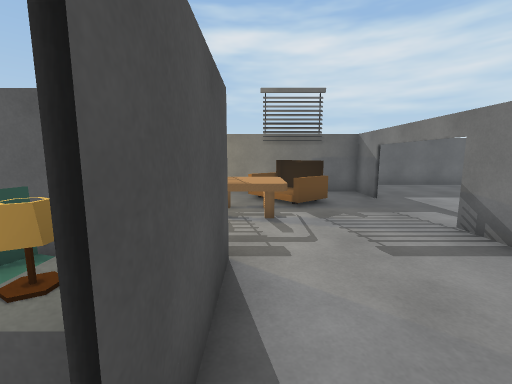
view 1 (above)

24 first-person views from a walk through a 3-D level made in the Unity game engine. The camera is 1.5 m above the floor, tilts 8° down and sees 90° across. The floor is counted in squares, 1 m on a side. Each view is taken from the middle of a square. On the plan, view 1 faces up. The plan holds only what a view shows up to about 13 squares ahead; the rest is blank. The player is left out. Door leaves are left out, so doorways stand open. Some surface patterns are stand-ins.

view 2
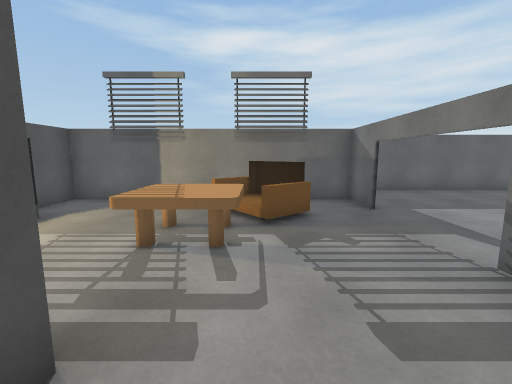

view 3
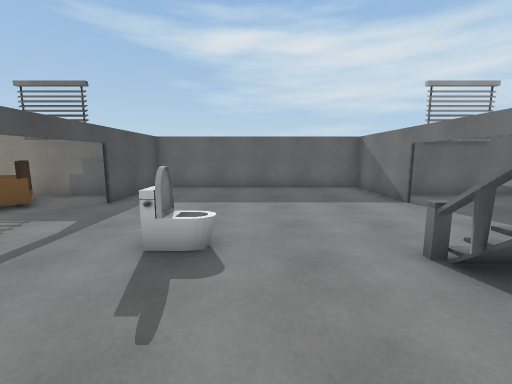

view 4
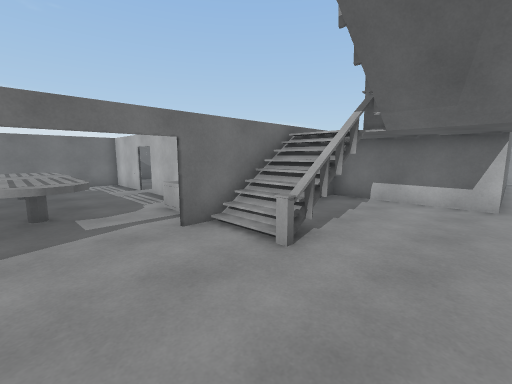

view 5
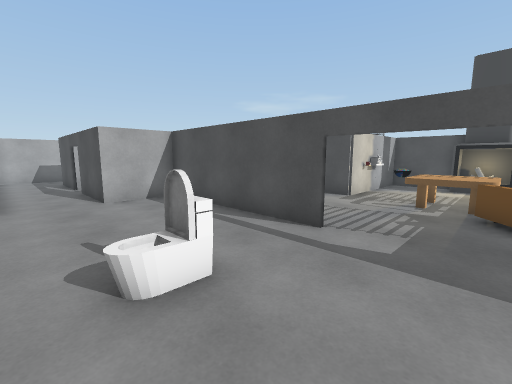

view 6
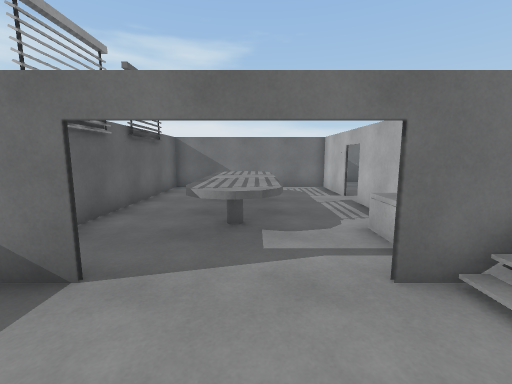

view 7
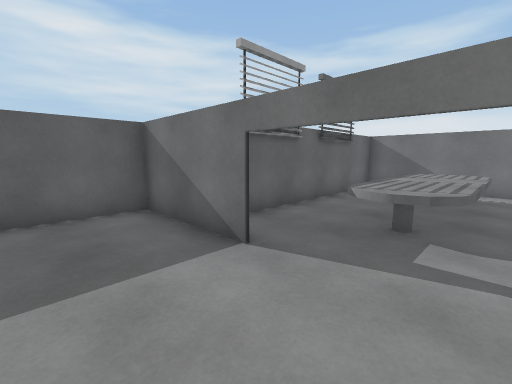

view 8
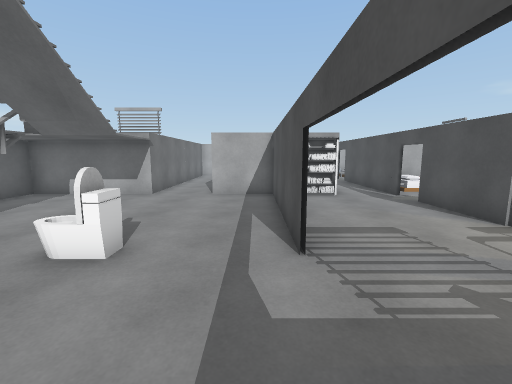

view 9
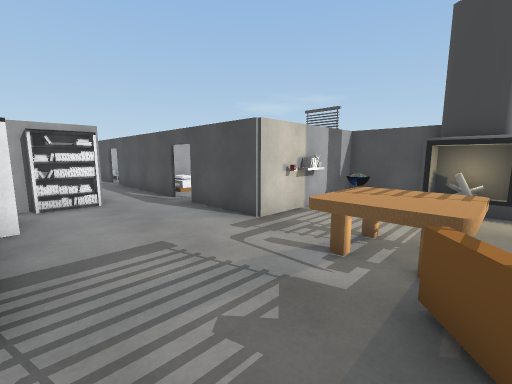

view 10
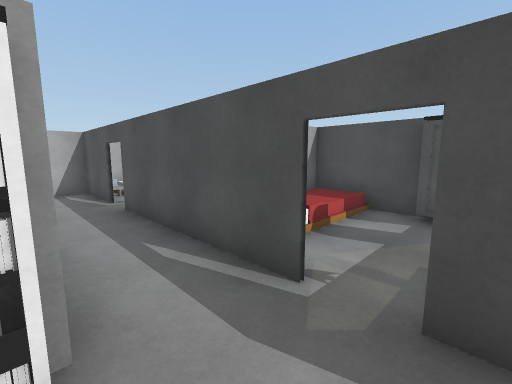

view 11
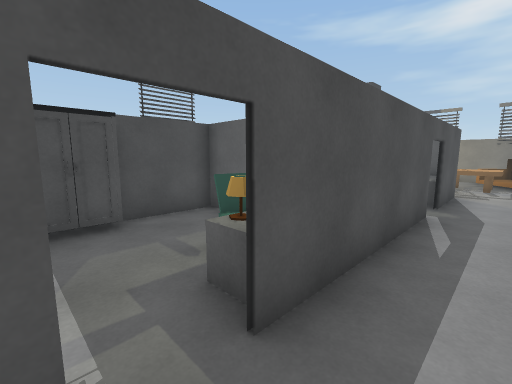

view 12
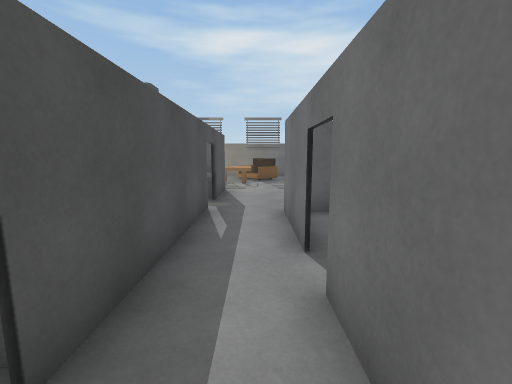

view 13
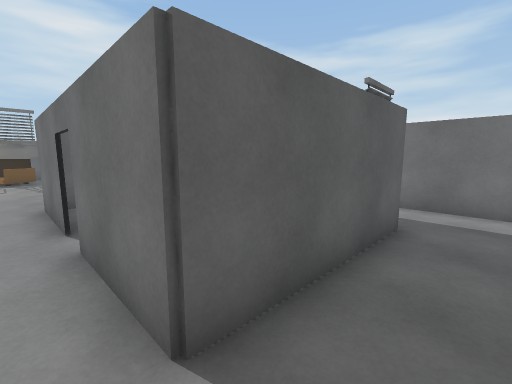

view 14
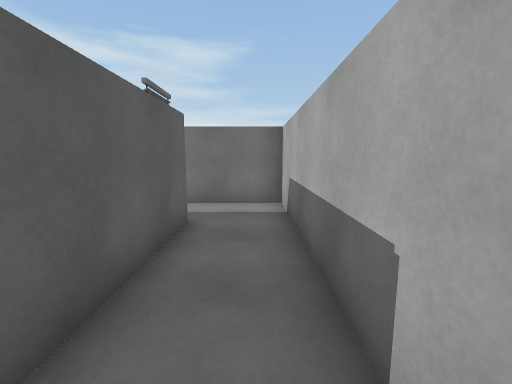

view 15
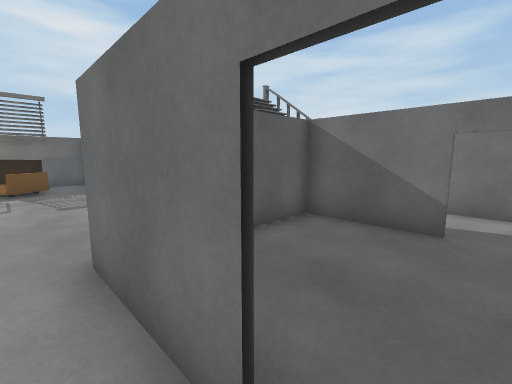

view 16
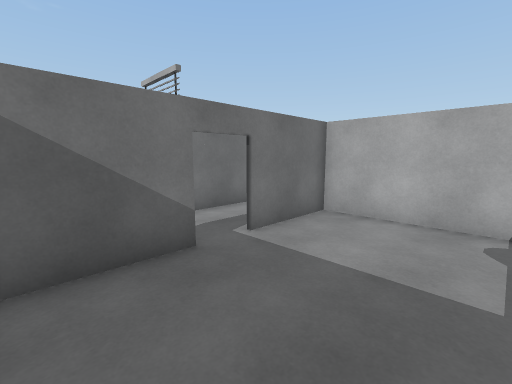

view 17
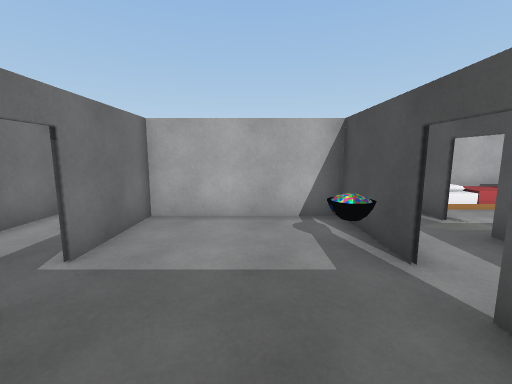

view 18
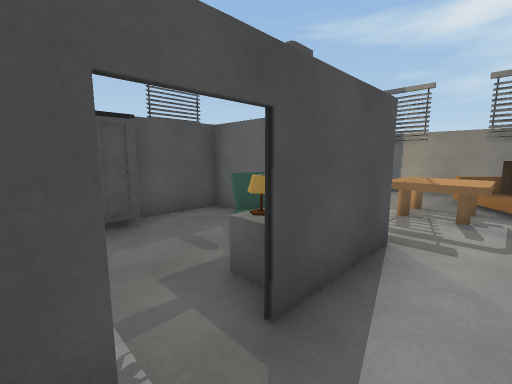

view 19
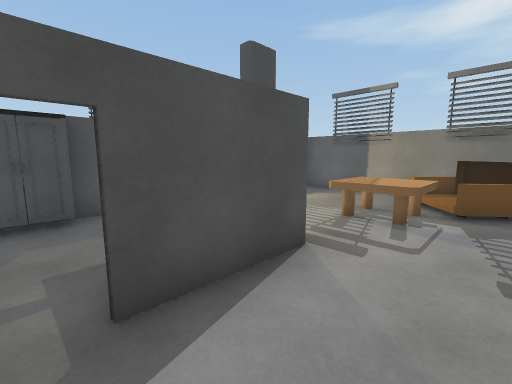

view 20
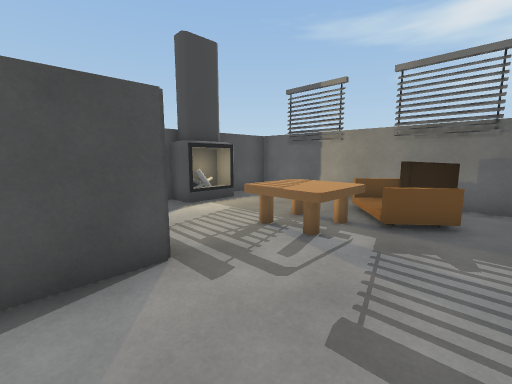

view 21
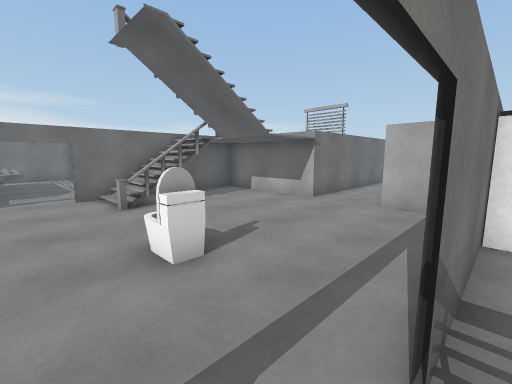

view 22
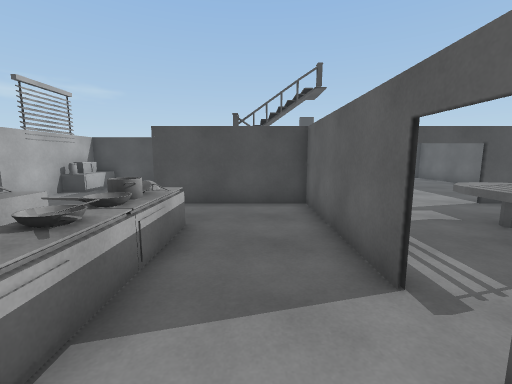

view 23
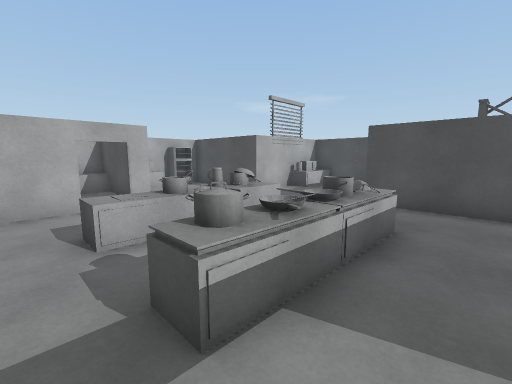

view 24
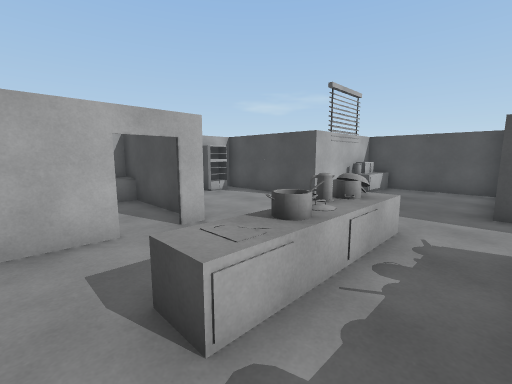

### Floor plan
Key: @ floor where view 1 was taken; # wall or solid block; x gap in a wall; . floor; / step, stairs or slope; = window, fence, low wall or low ledge; ^ raised ledge; v drop or lower ground; E desk; C chair; F fireplace; T toilet; B bookshelf; L closet; M microwave; K kettle; O other object.
Columns run from 5 left of view 1 to 24 right of it. Each row starts with its distance up from view 1.
 13          ###########
 12          #.........#
 11 ##########.........###########
 10 #.....O..#.........#.........#
  9 #.....OO.#.........#......   #
  8 FF..OOOO.............^^^^^^^ #
  7 F...OOO..............^^^^^^^.#
  6 FF..OOO......................#
  5 #........#..TT...=.#OO.......#
  4 #####....#.......x/#OO###.####
  3 #.  E....#.......#/=........
  2 #..CE....#.......#/v...... .
  1 L...E....B.........#.......
  0 L....@...#.........#..OOOOO.
 -1 #....#.#B####.######.==.....
 -2 #////#.#....#.#.............
 -3 #    #.#....#.#.......OK#OO.
 -4 ####E#.#....#.#.....      ..
 -5 #..CE.........#OO...     ...
 -6 L..CE#.#....#.#MO### .....##
 -7 L...##.#....#.#    #....#.
 -8 L....#.######.#    #... #.
 -9    ..#........#    #... #.
-10      #........#    #O.O O
-11  ##############    #O#O ##

Positions as (right, up) in squares from view 1, and headings:
1: (0, 0), facing up
2: (1, 2), facing up
3: (9, 1), facing up
4: (9, 8), facing down-right
5: (9, 8), facing down-left
6: (11, 7), facing right
7: (11, 6), facing up-right
8: (5, 9), facing down
9: (4, 8), facing down-left
10: (2, 1), facing down-left
11: (1, -8), facing up-left
12: (1, -8), facing up
13: (1, -10), facing up-right
14: (1, -10), facing right
15: (1, -5), facing up-right
16: (3, -2), facing down-right
17: (4, -2), facing down
18: (1, -1), facing up-left
19: (2, 0), facing up-left
20: (3, 2), facing up-left
21: (4, 7), facing down-right
22: (22, 2), facing left
23: (22, 2), facing down-left
24: (22, -1), facing down-left
